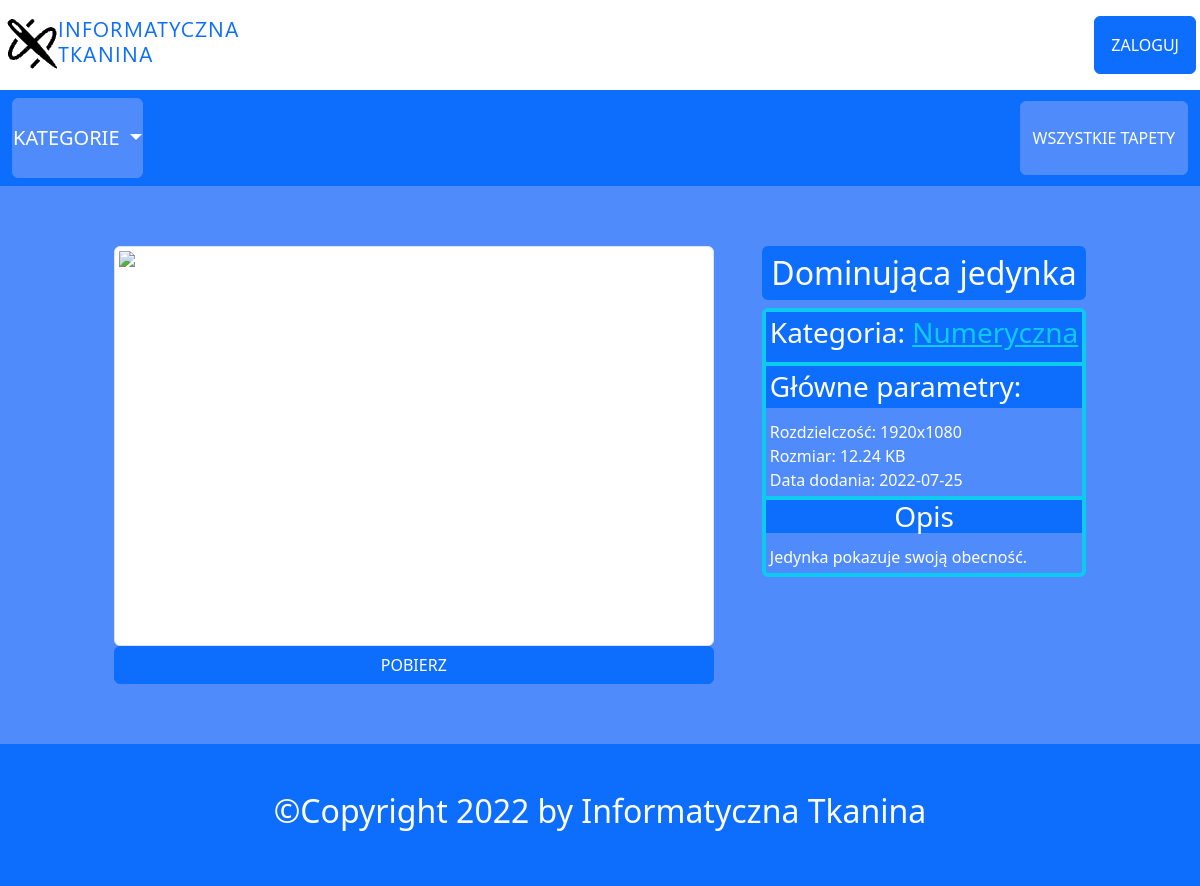
Page /tapeta.php?id=1 on the committed database.
### tables this page shows
CREATE TABLE `wallpapers`
(
    `id`          int(11)                                        NOT NULL,
    `title`       text NOT NULL,
    `description` text NOT NULL,
    `category`    text NOT NULL,
    `image`       text                                           NOT NULL,
    `size`        int(11)                                        NOT NULL,
    `width`       int(11)                                        NOT NULL,
    `height`      int(11)                                        NOT NULL,
    `date`        date                                           NOT NULL
);

### data/wallpapersFunctions.php (called while the page is built, shortened)
<?php
function getWallpaper(string $paramV, string $inData = 'id', bool $many = TRUE): array | null
{
	$query = "SELECT * FROM wallpapers WHERE $inData = :param";
	$stmt = $GLOBALS['pdo']->prepare($query);
	$stmt->bindParam('param', $paramV);
	$stmt->execute();
	if ($many === TRUE)
		return $stmt->fetchAll();
	else
		return $stmt->fetch();
}

### data/categoriesFunctions.php (called while the page is built, shortened)
<?php
function getCategory(string $value = NULL, string | null $column = 'category', bool $withCount = FALSE): array | null | bool
{
	if ($withCount === FALSE)
	{
		$query = "SELECT * FROM categories WHERE $column = :param";
	}
	else
	{
		$query = "SELECT categories.id, categories.category,categories.date, COUNT(title) as 'count' FROM categories
              LEFT JOIN wallpapers ON categories.category=wallpapers.category GROUP BY id";
	}
	$stmt = $GLOBALS['pdo']->prepare($query);
	if ($withCount === FALSE)
	{
		$stmt->bindParam('param', $value);
	}
	$stmt->execute();
	if ($withCount === FALSE)
	{
		return $stmt->fetch();
	}
	else
		return $stmt->fetchAll();
}

### lib/functions.php (called while the page is built, shortened)
<?php
function humanFileSize(int $bytes, int $decimals = 2): string
{
	$sz = 'BKMGTP';
	$factor = floor((strlen($bytes) - 1) / 3);
	return sprintf("%.{$decimals}f", $bytes / pow(1024, $factor))." ".@$sz[$factor]."B";
}

### Tapeta.php (the view, shortened to what this page needs)
<?php
require_once "lib/functions.php";
require_once "data/dataFunctions.php";
require_once "controllers/tapetaController.php";
require_once "layout/defaultHead.php";
?>
<?php
require_once "layout/header.php";
?>
    <main>
        <div class="d-flex text-white gap-5 flex-wrap justify-content-center">
            <div class="d-grid justify-content-center">
							<?php
							$wallpaper->echoButton();
							$wallpaper->echoWall();
							?>
                <a class='btn btn-primary' href='tapeta.php?id=<?= $wallpaper->getId(); ?>&download=true'>POBIERZ</a>
            </div>
            <div>
                <h2 class="bg-primary rounded p-2 text-center"><?= $wallpaper->getTitle() ?></h2>
                <div class="border border-4 border-info rounded">
                    <div class="bg-primary d-flex justify-content-between border-bottom border-info p-1">
                        <h3>Kategoria:
                            <a class="link-info" href="kategoria.php?id=<?= $wallpaper->getIdCat() ?>">
															<?= $wallpaper->getCategory(); ?>
                            </a>
                        </h3>
                    </div>
                    <div class="border-bottom border-info">
                        <h3 class="bg-primary p-1">Główne parametry:</h3>
                        <div class="p-1">Rozdzielczość: <?= $wallpaper->getWidth()."x".$wallpaper->getHeight(); ?><br>Rozmiar: <?= $wallpaper->getSize(); ?>
                            <br> Data dodania: <?= $wallpaper->getDate(); ?></div>
                    </div>
                    <div>
                        <h3 class="text-center bg-primary">Opis</h3>
                        <div class="p-1"><?= $wallpaper->getDesc(); ?></div>
                    </div>
                </div>
            </div>
        </div>
    </main>
<?php require 'layout/footer.php'; ?>

### css/style.css (style rules this page uses)
main { background-color: #508bfc; padding: 5vw 0; }

### rows in the picture
wallpapers: title "Dominująca jedynka", category "Numeryczna", width "1920", height "1080", size "12.24 KB", date "2022-07-25", description "Jedynka pokazuje swoją obecność."
